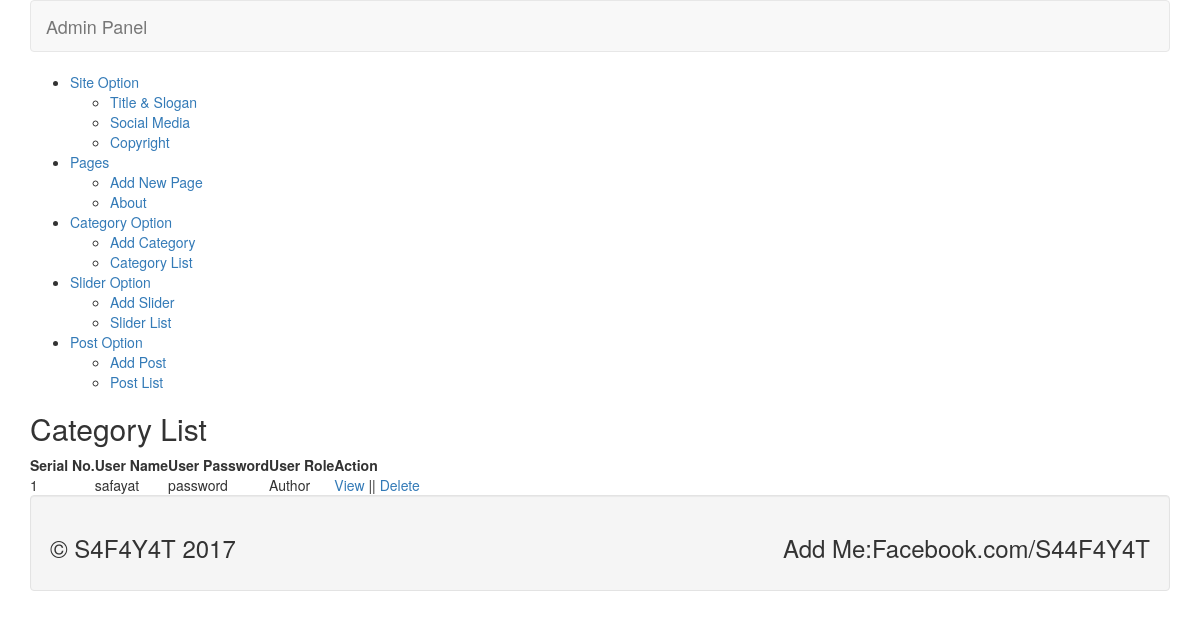
/admin/userlist.php, run on the app's committed database.
### tables this page shows
CREATE TABLE `tbl_page` (
  `id` int NOT NULL,
  `name` varchar(256) NOT NULL,
  `body` text NOT NULL
);

CREATE TABLE `tbl_user` (
  `id` int NOT NULL,
  `user` varchar(256) NOT NULL,
  `pass` varchar(1024) NOT NULL,
  `email` varchar(1024) NOT NULL,
  `role` int NOT NULL
);

### lib/database.php (called while the page is built, shortened)
<?php
class database{
	public $host   = host;
	public $user   = user;
	public $pass   = pass;
	public $dbname = dbname;
	public $link;
	public function connect(){
		$this->link = new mysqli($this->host,$this->user,$this->pass,$this->dbname);
	}
	public function select($query){
		$result = $this->link->query($query) or die($this->link->error.__LINE__);
	if($result->num_rows > 0){
		return $result;
	}else{
		return false;
	}
	}
}
?>

### lib/session.php (called while the page is built, shortened)
<?php
   class session{
	  public static function get($key){
		  if(isset($_SESSION['$key'])){
			  return $_SESSION['$key'];
		  }else{
			  return false;
		  }
	  }
   }
?>

### admin/userlist.php (the view, shortened to what this page needs)
<?php include"inc/header.php"; ?>
<?php include"inc/sidebar.php"; ?>
        <div class="grid_10">
            <div class="box round first grid">
                <h2>Category List</h2>
                <div class="block">
                    <table class="data display datatable" id="example">
					<thead>
						<tr>
							<th>Serial No.</th>
							<th>User Name</th>
							<th>User Password</th>
							<th>User Role</th>
							<th>Action</th>
						</tr>
					</thead>
					<?php
						$query = "select * from tbl_user order by id desc";
						$result = $db->select($query);
						if($result){
							$i=0;
							while($value = $result->fetch_assoc()){
								$i++;
					?>
					<tbody>
						<tr class="odd gradeX">
							<td><?php echo $i; ?></td>
							<td><?php echo $value['user']; ?></td>
							<td><?php echo $value['pass']; ?></td>
							<td><?php if($value['role'] == '0'){
								echo"Admin";
							}elseif($value['role'] == '1'){
								echo"Author";
							}elseif($value['role'] == '2'){
								echo"Editor";
							}else{
								echo"User";
							}?></td>
							<td><a href="viewuser.php?viewid=<?php echo $value['id']; ?>">View</a> ||
							<?php if(session::get('userrole')=='0'){ ;?>
							 <a onclick="return confirm('Are You Sure To Delete')" href="deluser.php?deluser=<?php echo $value['id']; ?>">Delete</a></td>
							<?php } ?>
						</tr>
					</tbody>
					<?php } }?>
				</table>
               </div>
            </div>
        </div>
        <?php include"inc/footer.php"; ?>

### admin/inc/sidebar.php
<div class="grid_2">
            <div class="box sidemenu">
                <div class="block" id="section-menu">
                    <ul class="section menu">
                       <li><a class="menuitem">Site Option</a>
                            <ul class="submenu">
                                <li><a href="titleslogan.php">Title & Slogan</a></li>
                                <li><a href="social.php">Social Media</a></li>
                                <li><a href="copyright.php">Copyright</a></li>
                            </ul>
                        </li>
                         <li><a class="menuitem">Pages</a>
                             <ul class="submenu">
                                 <li><a href="addpage.php">Add New Page</a></li>
                                 <?php $query = "select * from tbl_page";
                                 $result = $db->select($query);
                                 if($result){
                                     while($value = $result->fetch_assoc()){
                                         ?>
                                         <li><a href="page.php?pageid=<?php echo $value['id'];?>"><?php echo $value['name'];?></a></li>
                                     <?php } } ?>
                             </ul>
                        </li>
                        <li><a class="menuitem">Category Option</a>
                            <ul class="submenu">
                                <li><a href="addcat.php">Add Category</a> </li>
                                <li><a href="catlist.php">Category List</a> </li>
                            </ul>
                        </li>
						<li><a class="menuitem">Slider Option</a>
                            <ul class="submenu">
                                <li><a href="addslider.php">Add Slider</a> </li>
                                <li><a href="sliderlist.php">Slider List</a> </li>
                            </ul>
                        </li>
                        <li><a class="menuitem">Post Option</a>
                            <ul class="submenu">
                                <li><a href="addpost.php">Add Post</a> </li>
                                <li><a href="postlist.php">Post List</a> </li>
                            </ul>
                        </li>
                    </ul>
                </div>
            </div>
        </div>

### data on the page
tbl_page: name "About"
tbl_user: user "safayat", pass "password", role "Author"
